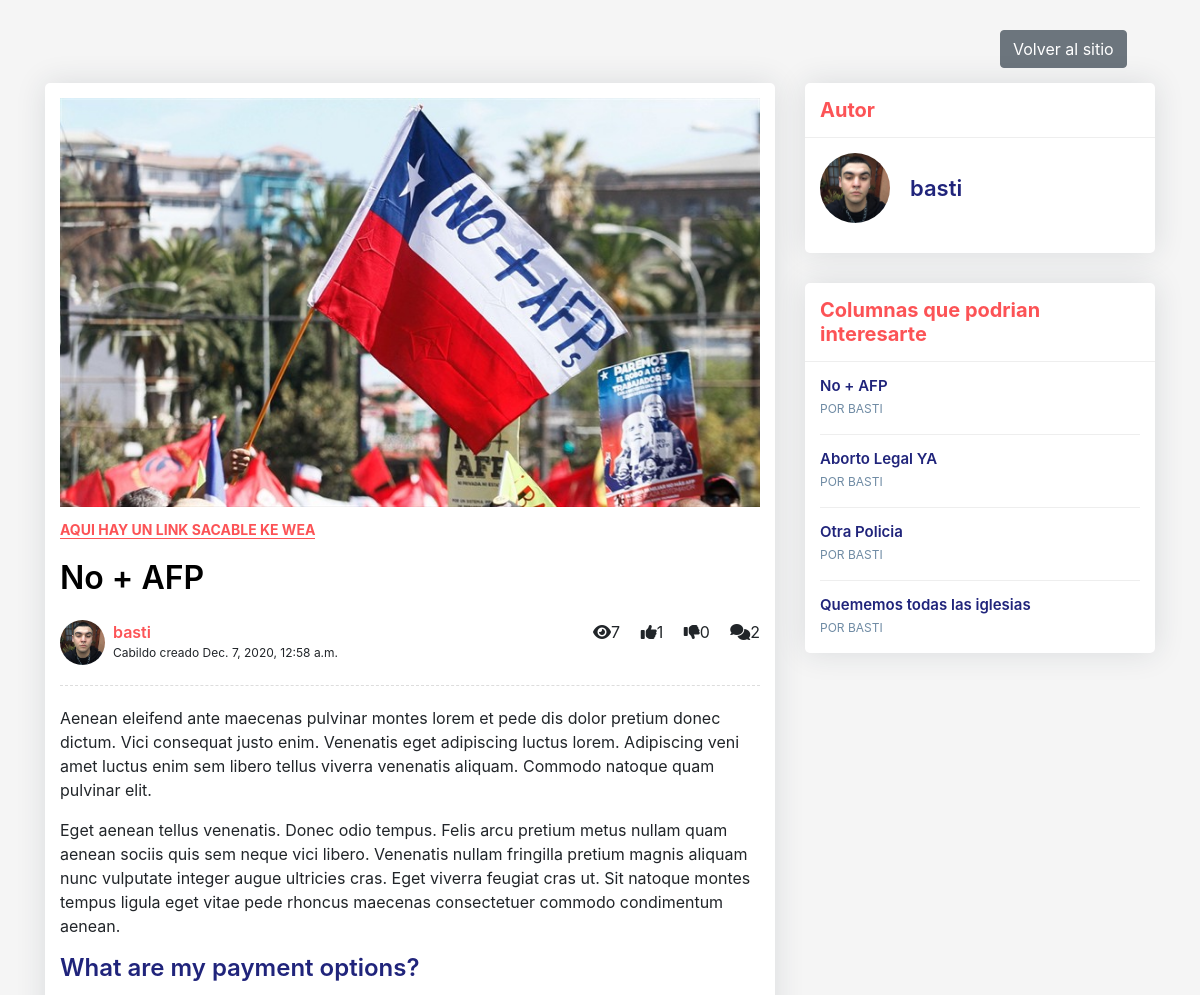
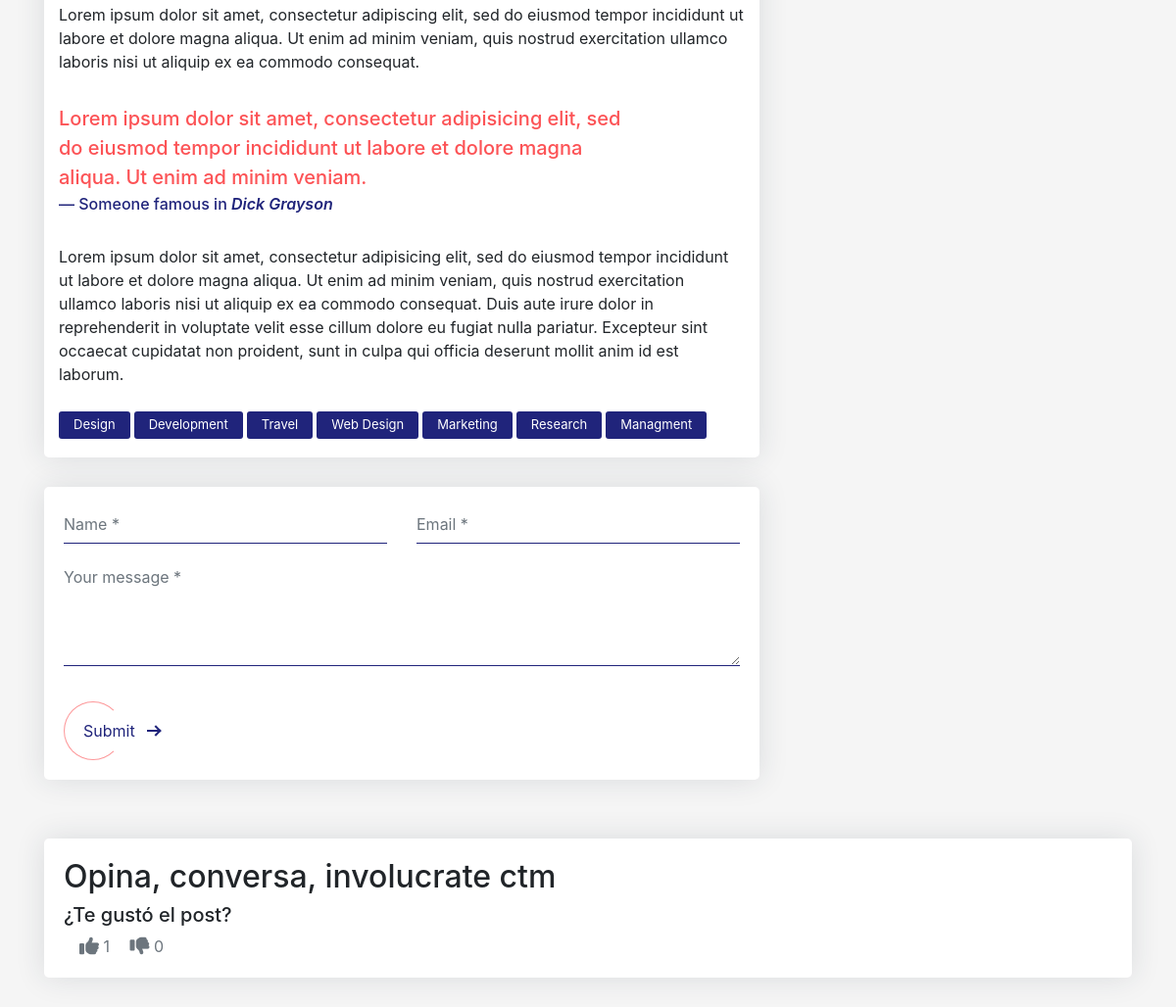
Page /test/ on the committed database (2 pictures, top to bottom).
### posts/models.py (models this page shows, shortened)
class Post(models.Model):
    title = models.CharField(max_length=100)
    content = models.TextField()
    thumbnail = models.ImageField()
    publish_date = models.DateTimeField(auto_now_add=True)
    last_update = models.DateTimeField(auto_now = True)
    author = models.ForeignKey(User, on_delete=models.CASCADE)
    slug = models.SlugField(max_length=200,unique=True)
    def get_absolute_url(self):
        return reverse("detail", kwargs={
            'slug': self.slug
        })
    def get_like_url(self):
        return reverse("like", kwargs={
            'slug': self.slug
        })
    @property
    def get_comment_count(self):
        return self.comment_set.all().count()
    @property
    def get_view_count(self):
        return self.postview_set.all().count()
    @property
    def get_like_count(self):
        return self.like_set.all().count()
    @property
    def get_dislike_count(self):
        return self.dislike_set.all().count()

class User(AbstractUser):
    pass
    def __str__(self):
        return str(self.username)

class Profile(models.Model):
    user = models.OneToOneField(User, on_delete=models.CASCADE)
    image = models.ImageField(default= 'default.jpg', upload_to='profile_pics')

### posts/views.py (the view, shortened to what this page needs)
# urls.py: path('<slug>/', PostDetailView.as_view(), name='detail'),
class PostDetailView(DetailView):
    model = Post
    def get_context_data(self, **kwargs):
        context = super().get_context_data(**kwargs)
        context.update({
            'form': CommentForm(),
            'all_posts': Post.objects.all(),
        })
        return context
    def get_object(self, **kwargs):
        object = super().get_object(**kwargs)
        if self.request.user.is_authenticated:
            PostView.objects.get_or_create(user=self.request.user, post=object)
        return object

### posts/forms.py
class CommentForm(forms.ModelForm):
    class Meta:
        model = Comment
        fields =('content', )

### templates/posts/post_detail.html (shortened to what this page needs)
{% load crispy_forms_tags %}
{% load static %}
<!DOCTYPE html>
<html lang="en">
<head>
        <link rel="stylesheet" href="{% static '/css/estilos.css' %}">
        <link rel="stylesheet" href="https://cdn.jsdelivr.net/npm/bootstrap@4.5.3/dist/css/bootstrap.min.css">
</head>
<body>
    <div class="blog-single gray-bg">
        <div class="detail-volver">
            <a href="{% url 'list' %}" class="btn btn-secondary offset-10" >
                Volver al sitio
            </a>
        </div>
        <div class="container">
            <div class="row align-items-start">
                <div class="col-lg-8 m-15px-tb">
                    <article class="article">
                        <div class="article-img">
                            <img src="{{ object.thumbnail.url }}" title="" alt="img-elegida-usuario">
                        </div>
                        <div class="article-title">
                            <h6><a href="#">Aqui hay un link sacable ke wea</a></h6>
                            <h2>{{object.title}}</h2>
                            <div class="media">
                                <div class="avatar">
                                    <img src="{{ object.author.profile.image.url }}" title="" alt="foto-perfil-usuario">
                                </div>
                                <div class="media-body">
                                    <label>{{ object.author }}</label>
                                    <span>Cabildo creado {{ object.publish_date }}</span>
                                </div>
                                <div>
                                    <span><i class = 'fas fa-eye ml-3'></i>{{ object.get_view_count }}</span>
                                    <span><i class = 'fas fa-thumbs-up ml-3'></i>{{ object.get_like_count }}</span>
                                    <span><i class = 'fas fa-thumbs-down ml-3'></i>{{ object.get_dislike_count }}</span>
                                    <span><i class = 'fas fa-comments ml-3'></i>{{ object.get_comment_count }}</span>
                                </div>
                            </div>
                        </div>
                        <div class="article-content">
                            <p>Aenean eleifend ante maecenas pulvinar montes lorem et pede dis dolor pretium donec dictum. Vici consequat justo enim. Venenatis eget adipiscing luctus lorem. Adipiscing veni amet luctus enim sem libero tellus viverra venenatis aliquam. Commodo natoque quam pulvinar elit.</p>
                            <p>Eget aenean tellus venenatis. Donec odio tempus. Felis arcu pretium metus nullam quam aenean sociis quis sem neque vici libero. Venenatis nullam fringilla pretium magnis aliquam nunc vulputate integer augue ultricies cras. Eget viverra feugiat cras ut. Sit natoque montes tempus ligula eget vitae pede rhoncus maecenas consectetuer commodo condimentum aenean.</p>
                            <h4>What are my payment options?</h4>
                            <p>Lorem ipsum dolor sit amet, consectetur adipiscing elit, sed do eiusmod tempor incididunt ut labore et dolore magna aliqua. Ut enim ad minim veniam, quis nostrud exercitation ullamco laboris nisi ut aliquip ex ea commodo consequat.</p>
                            <blockquote>
                                <p>Lorem ipsum dolor sit amet, consectetur adipisicing elit, sed do eiusmod tempor incididunt ut labore et dolore magna aliqua. Ut enim ad minim veniam.</p>
                                <p class="blockquote-footer">Someone famous in <cite title="Source Title">Dick Grayson</cite></p>
                            </blockquote>
                            <p>Lorem ipsum dolor sit amet, consectetur adipisicing elit, sed do eiusmod tempor incididunt ut labore et dolore magna aliqua. Ut enim ad minim veniam, quis nostrud exercitation ullamco laboris nisi ut aliquip ex ea commodo consequat. Duis aute irure dolor in reprehenderit in voluptate velit esse cillum dolore eu fugiat nulla pariatur. Excepteur sint occaecat cupidatat non proident, sunt in culpa qui officia deserunt mollit anim id est laborum.</p>
                        </div>
                        <div class="nav tag-cloud">
                            <a href="#">Design</a>
                            <a href="#">Development</a>
                            <a href="#">Travel</a>
                            <a href="#">Web Design</a>
                            <a href="#">Marketing</a>
                            <a href="#">Research</a>
                            <a href="#">Managment</a>
                        </div>
                    </article>
                    <div class="contact-form article-comment">
                        <form id="contact-form" method="POST">
                            <div class="row">
                                <div class="col-md-6">
                                    <div class="form-group">
                                        <input name="Name" id="name" placeholder="Name *" class="form-control" type="text">
                                    </div>
                                </div>
                                <div class="col-md-6">
                                    <div class="form-group">
                                        <input name="Email" id="email" placeholder="Email *" class="form-control" type="email">
                                    </div>
                                </div>
                                <div class="col-md-12">
                                    <div class="form-group">
                                        <textarea name="message" id="message" placeholder="Your message *" rows="4" class="form-control"></textarea>
                                    </div>
                                </div>
                                <div class="col-md-12">
                                    <div class="send">
                                        <button class="px-btn theme"><span>Submit</span> <i class="arrow"></i></button>
                                    </div>
                                </div>
                            </div>
                        </form>
                    </div>
                </div>
                <div class="col-lg-4 m-15px-tb blog-aside">
                    <div class="widget widget-author">
                        <div class="widget-title">
                            <h3>Autor</h3>
                        </div>
                        <div class="widget-body">
                            <div class="media align-items-center">
                                <div class="avatar">
                                    <img src="{{ object.author.profile.image.url }}" title="" alt="foto-perfil-usuario">
                                </div>
                                <div class="media-body">
                                    <h6>{{ object.author }}</h6>
                                </div>
                            </div>
                        </div>
                    </div>
                    <div class="widget widget-latest-post">
                        <div class="widget-title">
                            <h3>Columnas que podrian interesarte</h3>
                        </div>
                        <div class="widget-body">
                            {% for post in all_posts %}
                            <div class="latest-post-aside media">
                                <div class="lpa-left media-body">
                                    <div class="lpa-title">
                                        <h5><a href="{{ post.get_absolute_url }}">{{ post.title }}</a></h5>
                                    </div>
                                    <div class="lpa-meta">
                                        <a class="name" href="#">
                                            Por {{ post.author }}
                                        </a>
                                    </div>
                                </div>
                            </div>
                            {% endfor %}
                        </div>
                    </div>
                </div>
            </div>
        </div>
    </div>
    <div class="blog-single gray-bg">
        <div class="container">
            <div class="contact-form article-comment">
                <h2>Opina, conversa, involucrate ctm</h4>
                        <h5>¿Te gustó el post?</h5>
                        <a class='text-muted ml-3' href='{{ object.get_like_url }}'>
                            <i class ='fas fa-thumbs-up fa-lg'></i>
                            {{ object.get_like_count }}
                        </a>
                        <a class='text-muted ml-3' href='{{ object.get_dislike_url }}'>
                            <i class ='fas fa-thumbs-down fa-lg'></i>
                            {{ object.get_dislike_count }}
                        </a>
            </div>
        </div>
    </div>
</body>
</html>

### rows in the picture
Post: thumbnail (picture), title "No + AFP", author.profile.image (picture), author "basti", publish_date "Dec. 7, 2020, 12:58 a.m.", get_view_count "7", get_like_count "1", get_dislike_count "0", get_comment_count "2", author "BASTI"
Post: title "Aborto Legal YA", author "BASTI"
Post: title "Otra Policia", author "BASTI"
Post: title "Quememos todas las iglesias", author "BASTI"
